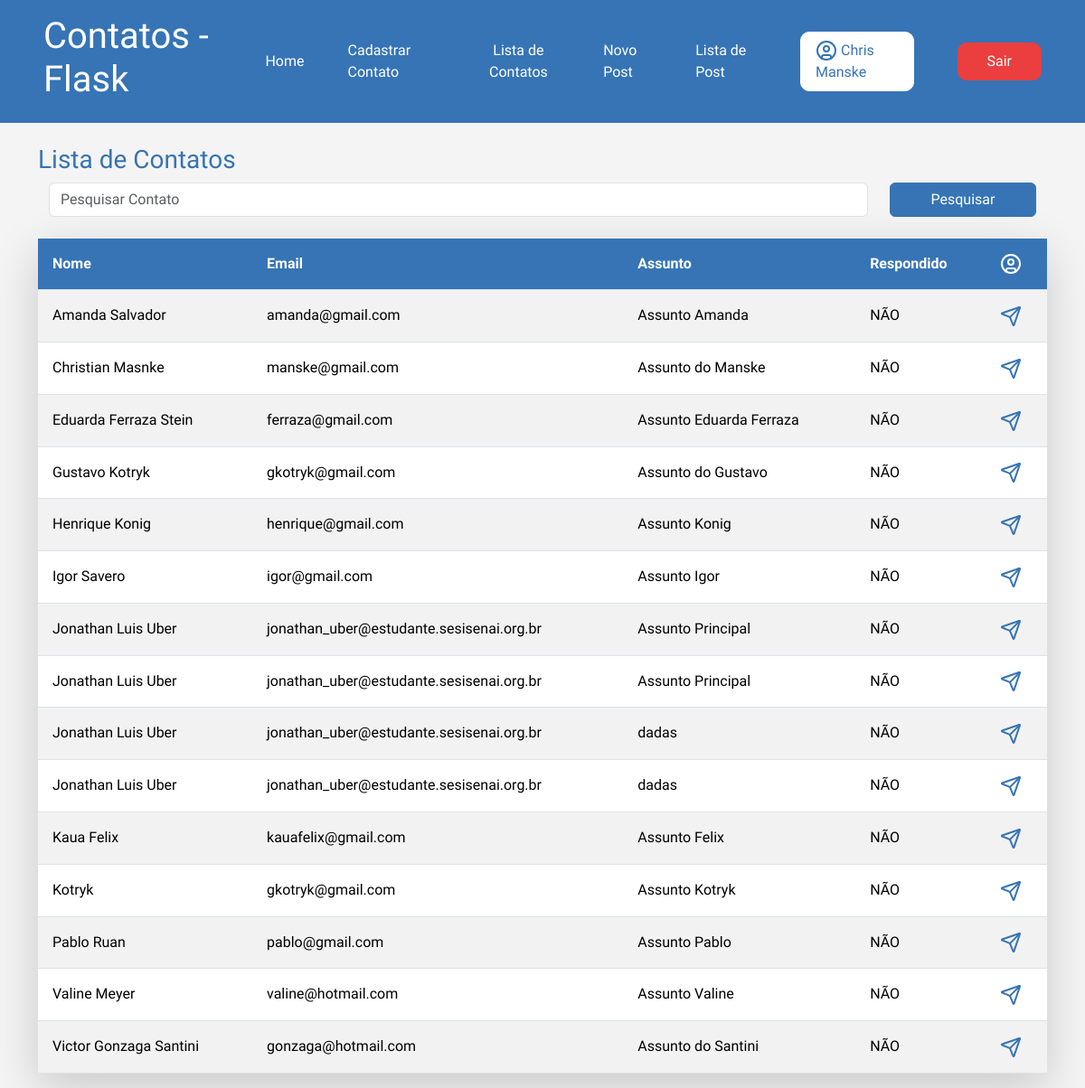
The page /contato/lista/ (signed in) on the database as committed earlier.
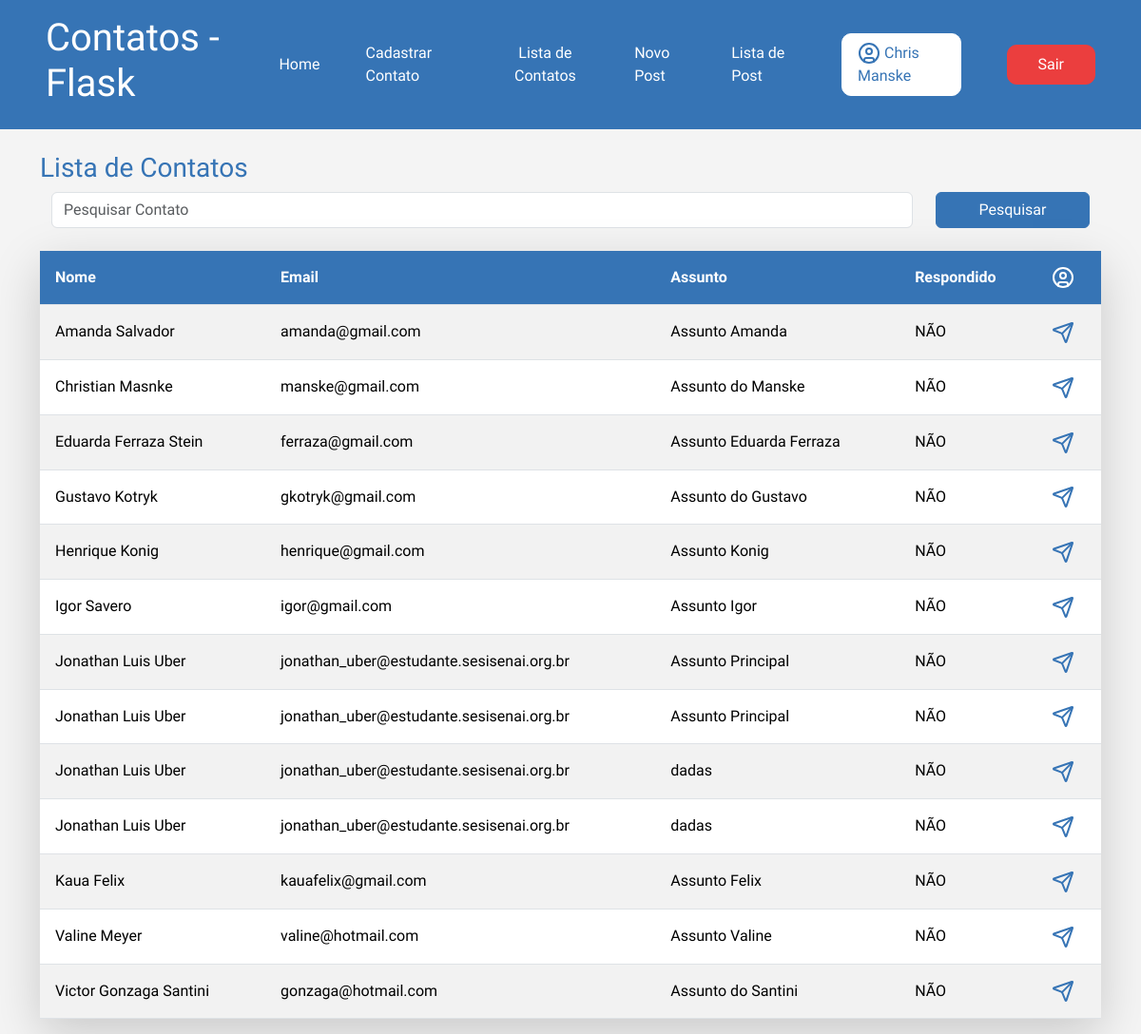
The same page on the database as committed later.
### app/models.py (models this page shows)
class Contato(db.Model):
    id = db.Column(db.Integer, primary_key=True)
    data_envio = db.Column(db.DateTime, default=datetime.now())
    nome = db.Column(db.String(100), nullable=True)
    email = db.Column(db.String(100), nullable=True)
    assunto = db.Column(db.String(100), nullable=True)
    mensagem = db.Column(db.String(100), nullable=True)
    respondido = db.Column(db.Integer, default=0)

### app/views.py (the view)
@app.route('/contato/lista/')
@login_required
def contatoLista():
    if request.method == 'GET':
        pesquisa = request.args.get('pesquisa', '')
    dados = Contato.query.order_by('nome')
    if pesquisa != '':
        dados = dados.filter(Contato.nome.ilike(f'%{pesquisa}%'))
    context = {'dados' : dados.all()}
    return render_template('contato_lista.html', context=context)

### app/models.py (called while the page is built)
@login_manager.user_loader
def load_user(user_id):
    return User.query.get(user_id)

### app/templates/contato_lista.html (shortened to what this page needs)
{% extends "base.html" %}
{% block content %}
{% include "header.html" %}
    <div class="container">
            <div class="row mt-4">
                <h3>Lista de Contatos</h3>
                <form action="" method="get" class="row  m-0">
                    <div class="col-10">
                        <input type="text" name="pesquisa" class="form-control" placeholder="Pesquisar Contato">
                    </div>
                    <div class="col-2 m-0">
                        <button type="submit" class="btn btn-primary w-100 m-0">Pesquisar</button>
                    </div>
                </form>
                <div class="col-12">
                    <table class="table mt-4 table-striped  shadow-lg">
                        <thead >
                            <tr class="">
                                <th class="p-3">Nome</th>
                                <th class="p-3">Email</th>
                                <th class="p-3">Assunto</th>
                                <th class="p-3">Respondido</th>
                                <th class="p-3">
                                </th>
                            </tr>
                        </thead>
                        <body>
                            {% for linha in context.dados %}
                                <tr>
                                    <td class="p-3 align-items-center">{{ linha.nome }}</td>
                                    <td class="p-3 align-items-center">{{ linha.email }}</td>
                                    <td class="p-3 align-items-center">{{ linha.assunto }}</td>
                                    <td class="p-3 align-items-center">
                                        {% if linha.respondido == 1 %}
                                            SIM
                                        {% else %}
                                            NÃO
                                        {% endif%}
                                    </td>
                                    <td class="p-3 align-items-center">
                                        <a href="{{url_for('contatoDetalhes', id = linha.id)}}" id="abrirPerfil">
                                        </a>
                                    </td>
                                </tr>
                            {% endfor %}
                        </body>
                    </table>
                </div>
            </div>
       </div>
{% endblock %}

Rows that differ between the two databases and show on the page:
removed Contato: nome "Kotryk", email "gkotryk@gmail.com", assunto "Assunto Kotryk", respondido "NÃO"
removed Contato: nome "Pablo Ruan", email "pablo@gmail.com", assunto "Assunto Pablo", respondido "NÃO"
